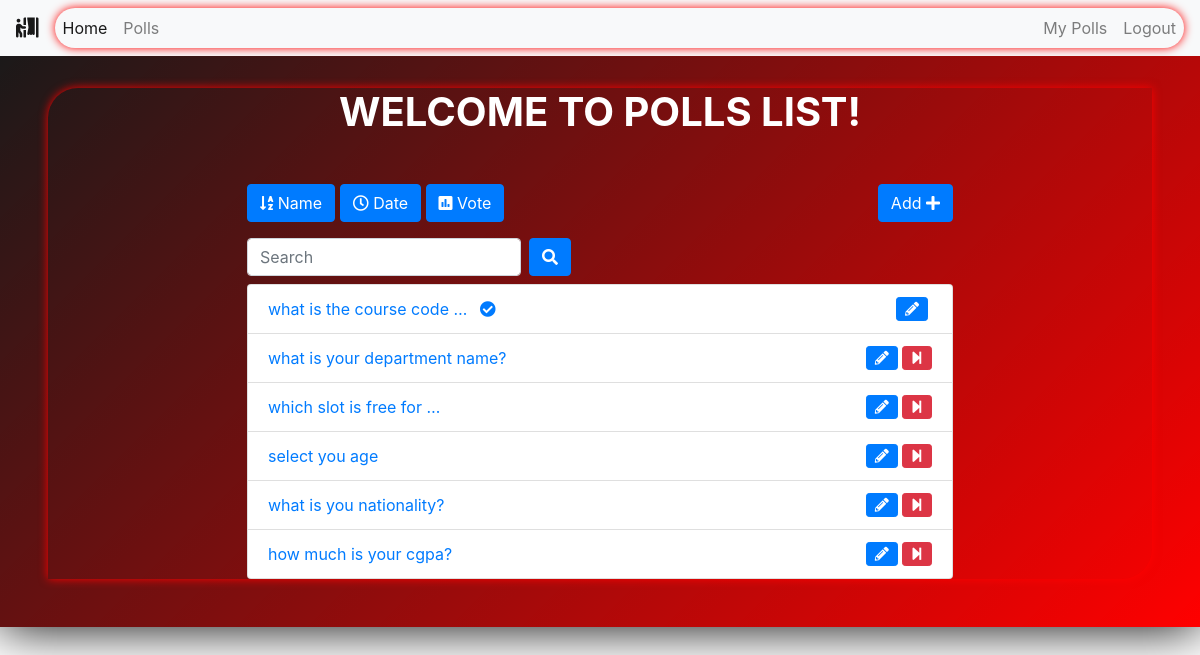
The app's page /polls/list/ (signed in) with its own data.
### polls/models.py (models this page shows, shortened)
class Poll(models.Model):
    owner = models.ForeignKey(User, on_delete=models.CASCADE)
    text = models.TextField()
    pub_date = models.DateTimeField(default=timezone.now)
    active = models.BooleanField(default=True)
    created_at = models.DateTimeField(auto_now_add=True)

### polls/views.py (the view)
# urls.py: path('list/', views.polls_list, name='list'),
@login_required()
def polls_list(request):
    all_polls = Poll.objects.all()
    search_term = ''
    if 'name' in request.GET:
        all_polls = all_polls.order_by('text')
    if 'date' in request.GET:
        all_polls = all_polls.order_by('pub_date')
    if 'vote' in request.GET:
        all_polls = all_polls.annotate(Count('vote')).order_by('vote__count')
    if 'search' in request.GET:
        search_term = request.GET['search']
        all_polls = all_polls.filter(text__icontains=search_term)
    paginator = Paginator(all_polls, 6)  # Show 6 contacts per page
    page = request.GET.get('page')
    polls = paginator.get_page(page)
    get_dict_copy = request.GET.copy()
    params = get_dict_copy.pop('page', True) and get_dict_copy.urlencode()
    context = {
        'polls': polls,
        'params': params,
        'search_term': search_term,
    }
    return render(request, 'polls/polls_list.html', context)

### polls/templates/polls/polls_list.html (shortened to what this page needs)
{% extends 'base.html' %}
{% block content %}
<div class="vh-100 d-flex justify-content-center align-items-center p-5" id="login-content" style="background: linear-gradient(135deg, rgba(0, 0, 0, 0.9), rgba(255, 0, 0, 1)); box-shadow: 0 0 50px rgba(0,0,0,1);">
<div class="container" style="border-radius: 30px 0px 30px 0px;box-shadow: 0 0 10px rgba(255,0,1);">
    <div class="row">
        <div class="col-md-8 offset-sm-2" >
            <h1 class="text-center mb-5" style="color:white;"><b>WELCOME TO POLLS LIST!</b></h1>
            <a class="btn btn-{% if 'name' in request.GET %}warning{% else %}primary{% endif %} mb-3" href="?name=True"
                role="button"><i class="fas fa-sort-alpha-down"></i>
                Name</a>
            <a class="btn btn-{% if 'date' in request.GET %}warning{% else %}primary{% endif %} mb-3" href="?date=True"
                role="button"><i class="far fa-clock"></i> Date</a>
            <a class="btn btn-{% if 'vote' in request.GET %}warning{% else %}primary{% endif %} mb-3" href="?vote=True"
                role="button"><i class="fas fa-poll"></i> Vote</a>
            <a class="btn btn-primary mb-3 float-right" href="{% url 'polls:add' %}" role="button">Add <i class="fas fa-plus"></i></a>
            <form class="form-inline">
                <div class="form-group mr-sm-2 mb-2" >
                    <input type="search" class="form-control" name="search" placeholder="Search" value={{ search_term }}>
                </div>
                <button type="submit" class="btn btn-primary mb-2"><i class="fas fa-search"></i></button>
            </form>
            <ul class="list-group"  >
                {% for poll in polls %}
                <li class="list-group-item" ><a href="{% url 'polls:detail' poll.id %}">{{ poll.text|truncatewords:5 }}
                        {% if not poll.active%}
                        <i class="fas fa-check-circle ml-2"></i>
                        {% endif %}
                    </a>
                    {% if request.user == poll.owner %}
                    {% if poll.active %}
                    <a href="{% url 'polls:end_poll' poll.id %}" data-toggle="tooltip" data-placement="top" title="End Poll"
                        onclick="return confirm('Are you sure ?')"><i class="fas fa-step-forward float-right btn btn-danger btn-sm"></i></a>
                    {% endif %}
                    <a href="{% url 'polls:edit' poll.id %}" class="mr-3" data-toggle="tooltip" data-placement="top"
                        title="Edit Poll"><i class="fas fa-pencil-alt float-right btn btn-primary btn-sm mr-1"></i></a>
                    {% endif %}
                </li>
                {% endfor %}
            </ul>
        </div>
    </div>
</div>
{% endblock content %}

### templates/base.html (shortened to what this page needs)
{% load static %}
<!DOCTYPE html>
<html lang="en">
<head>
    <link rel="stylesheet" href="https://maxcdn.bootstrapcdn.com/bootstrap/4.0.0/css/bootstrap.min.css"
>
    <link rel="stylesheet" href="https://use.fontawesome.com/releases/v5.6.3/css/all.css"
>
</head>
<body>
    {% include 'includes/navbar.html' %}
    {% block content %}
    {% endblock content %}
</body>
</html>

### templates/includes/navbar.html (shortened to what this page needs)
<nav class="navbar navbar-expand-sm navbar-light bg-light mb-5 fixed-top">
    <a class="navbar-brand" href="{% url 'home' %}"><i class="fas fa-person-booth"></i></a>
    <div class="collapse navbar-collapse" id="collapsibleNavId" style="border-radius: 20px 20px 20px 20px; box-shadow: 0 0 10px rgba(255,0,1);">
        <ul class="navbar-nav mr-auto mt-2 mt-lg-0">
            <li class="nav-item active">
                <a class="nav-link" href="{% url 'home' %}">Home <span class="sr-only">(current)</span></a>
            </li>
            {% if request.user.is_authenticated %}
            <li class="nav-item">
                <a class="nav-link" href="{% url 'polls:list' %}">Polls</a>
            </li>
            {% endif %}
        </ul>
        <div class="navbar-nav ml-auto">
            {% if request.user.is_authenticated %}
            <a class="nav-link" href="{% url 'polls:list_by_user' %}">My Polls</a>
            <a class="nav-link" href="{% url 'accounts:logout' %}">Logout</a>
            {% else %}
            <a class="nav-link" href="{% url 'accounts:login' %}">Login</a>
            <a class="nav-link" href="{% url 'accounts:register' %}">Register</a>
            {% endif %}
        </div>
    </div>
</nav>
    <a class="navbar-brand" href="{% url 'home' %}"></a>

### records on screen
Poll: text "what is the course code …", active False (drawn)
Poll: text "what is your department name?", active True (drawn)
Poll: text "which slot is free for …", active True (drawn)
Poll: text "select you age", active True (drawn)
Poll: text "what is you nationality?", active True (drawn)
Poll: text "how much is your cgpa?", active True (drawn)
